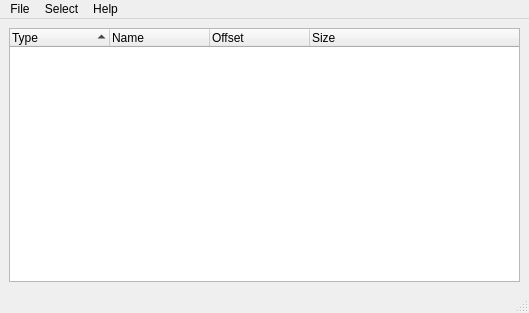
<?xml version="1.0" encoding="UTF-8"?>
<ui version="4.0">
 <class>Main</class>
 <widget class="QMainWindow" name="Main">
  <property name="geometry">
   <rect>
    <x>0</x>
    <y>0</y>
    <width>529</width>
    <height>313</height>
   </rect>
  </property>
  <property name="windowTitle">
   <string>Sabre unPacker |  0.2.0</string>
  </property>
  <widget class="QWidget" name="centralwidget">
   <layout class="QHBoxLayout" name="horizontalLayout">
    <item>
     <widget class="QTreeWidget" name="file_display">
      <property name="contextMenuPolicy">
       <enum>Qt::CustomContextMenu</enum>
      </property>
      <property name="selectionMode">
       <enum>QAbstractItemView::ExtendedSelection</enum>
      </property>
      <property name="uniformRowHeights">
       <bool>false</bool>
      </property>
      <attribute name="headerCascadingSectionResizes">
       <bool>false</bool>
      </attribute>
      <attribute name="headerMinimumSectionSize">
       <number>75</number>
      </attribute>
      <attribute name="headerDefaultSectionSize">
       <number>100</number>
      </attribute>
      <attribute name="headerShowSortIndicator" stdset="0">
       <bool>true</bool>
      </attribute>
      <column>
       <property name="text">
        <string>Type</string>
       </property>
      </column>
      <column>
       <property name="text">
        <string>Name</string>
       </property>
      </column>
      <column>
       <property name="text">
        <string>Offset</string>
       </property>
      </column>
      <column>
       <property name="text">
        <string>Size</string>
       </property>
      </column>
     </widget>
    </item>
   </layout>
  </widget>
  <widget class="QMenuBar" name="menubar">
   <property name="geometry">
    <rect>
     <x>0</x>
     <y>0</y>
     <width>529</width>
     <height>20</height>
    </rect>
   </property>
   <widget class="QMenu" name="menuFile">
    <property name="title">
     <string>File</string>
    </property>
    <addaction name="actionOpen"/>
    <addaction name="actionSave"/>
    <addaction name="actionSave_As"/>
    <addaction name="separator"/>
    <addaction name="actionQuit"/>
   </widget>
   <widget class="QMenu" name="menuSelect">
    <property name="title">
     <string>Select</string>
    </property>
    <addaction name="actionSelect_All"/>
    <addaction name="actionInvert_Selection"/>
    <addaction name="actionDeselect"/>
    <addaction name="separator"/>
    <addaction name="actionExtract"/>
    <addaction name="actionExtract_All"/>
    <addaction name="separator"/>
    <addaction name="actionDelete"/>
    <addaction name="separator"/>
    <addaction name="actionImport"/>
   </widget>
   <widget class="QMenu" name="menuHelp">
    <property name="title">
     <string>Help</string>
    </property>
    <addaction name="actionAbout"/>
    <addaction name="actionReport_a_Bug"/>
   </widget>
   <addaction name="menuFile"/>
   <addaction name="menuSelect"/>
   <addaction name="menuHelp"/>
  </widget>
  <widget class="QStatusBar" name="statusbar"/>
  <action name="actionOpen">
   <property name="text">
    <string>Open</string>
   </property>
   <property name="shortcut">
    <string>Ctrl+O</string>
   </property>
  </action>
  <action name="actionSave">
   <property name="enabled">
    <bool>false</bool>
   </property>
   <property name="text">
    <string>Save</string>
   </property>
  </action>
  <action name="actionDelete">
   <property name="checkable">
    <bool>false</bool>
   </property>
   <property name="text">
    <string>Delete File</string>
   </property>
   <property name="shortcut">
    <string>Del</string>
   </property>
  </action>
  <action name="actionCopy">
   <property name="text">
    <string>Copy File</string>
   </property>
  </action>
  <action name="actionPaste">
   <property name="enabled">
    <bool>false</bool>
   </property>
   <property name="text">
    <string>Paste File</string>
   </property>
  </action>
  <action name="actionSettings">
   <property name="enabled">
    <bool>true</bool>
   </property>
   <property name="text">
    <string>Settings</string>
   </property>
  </action>
  <action name="actionExtract">
   <property name="text">
    <string>Extract</string>
   </property>
   <property name="shortcut">
    <string>Ctrl+E</string>
   </property>
  </action>
  <action name="actionImport">
   <property name="enabled">
    <bool>true</bool>
   </property>
   <property name="text">
    <string>Import</string>
   </property>
  </action>
  <action name="actionExtract_All">
   <property name="text">
    <string>Extract all</string>
   </property>
   <property name="shortcut">
    <string>Ctrl+Shift+E</string>
   </property>
  </action>
  <action name="actionAbout">
   <property name="enabled">
    <bool>false</bool>
   </property>
   <property name="text">
    <string>About</string>
   </property>
  </action>
  <action name="actionReport_a_Bug">
   <property name="enabled">
    <bool>false</bool>
   </property>
   <property name="text">
    <string>Report a Bug</string>
   </property>
  </action>
  <action name="actionSelect_All">
   <property name="text">
    <string>Select All</string>
   </property>
   <property name="shortcut">
    <string>Ctrl+A</string>
   </property>
  </action>
  <action name="actionInvert_Selection">
   <property name="text">
    <string>Invert Selection</string>
   </property>
   <property name="shortcut">
    <string>Ctrl+I</string>
   </property>
  </action>
  <action name="actionDeselect">
   <property name="text">
    <string>Deselect</string>
   </property>
   <property name="shortcut">
    <string>Ctrl+D</string>
   </property>
  </action>
  <action name="actionSave_As">
   <property name="enabled">
    <bool>true</bool>
   </property>
   <property name="text">
    <string>Save As..</string>
   </property>
  </action>
  <action name="actionQuit">
   <property name="text">
    <string>Quit</string>
   </property>
  </action>
 </widget>
 <resources/>
 <connections>
  <connection>
   <sender>actionQuit</sender>
   <signal>triggered()</signal>
   <receiver>Main</receiver>
   <slot>close()</slot>
   <hints>
    <hint type="sourcelabel">
     <x>-1</x>
     <y>-1</y>
    </hint>
    <hint type="destinationlabel">
     <x>264</x>
     <y>156</y>
    </hint>
   </hints>
  </connection>
 </connections>
</ui>
